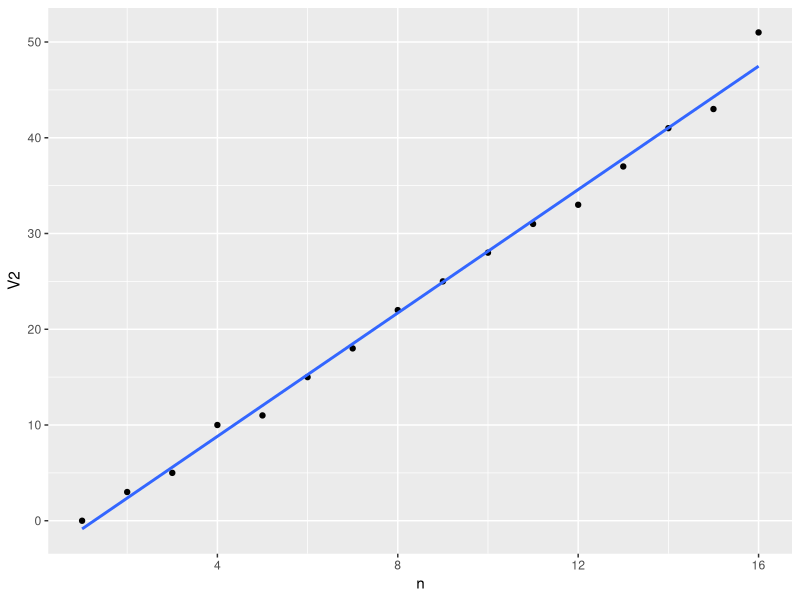

Here is the R script that generated this plot: (Note: this script raises an error after producing the figure.)
## ---- chunk 1
a_n   <- original_amount <- 50000
x     <- 1000
count <- 0

while (1.01*a_n > 1000){
a_n <- a_n + (.01 * a_n) - x
count <- count + 1
if (a_n >= original_amount){
  print("the annunity will not run out")
  break
 }
}

## ---- chunk 2
library(ggplot2)
n <- c(1:16)
a_n <- c(3, 6, 11, 21, 32, 47, 65, 87, 112, 140, 171, 204, 241, 282, 325, 376)
ggplot(data = as.data.frame(cbind(n, c(0, diff(a_n)))), aes(x = n, y = V2)) + 
        geom_point() + 
        geom_smooth(method = "lm", se = FALSE)
## ---- chunk 3
df <- as.data.frame(cbind(n, a_n, diff = c(0, diff(a_n))))

for (i in 1:length(a_n)){
    if (i == 1){
     df$a_n2[[i]] <- a_n[[i]]
    } else {
     df$a_n2[[i]] <-  (df$n[[i]] *(df$diff[2] - df$diff[1]) + df$a_n2[[i-1]])    
    }
}

ggplot(data = df, aes(x = n, y = a_n - a_n2)) + 
        geom_point() + 
        geom_smooth(method = "lm", se = FALSE)
## ---- chunk 4
library(knitr)
price <- c(100, 200, 100, 100)
quantity <- c(500, 500, 600, 400)
row_names <- c("Case A", "Case B", "Case C", "Case D")
x <- as.data.frame(cbind(price, quantity))
row.names(x) <- row_names
kable(x)
